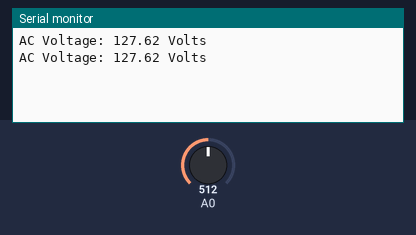
A sketch run on a simulated Arduino Uno, built with avr-gcc and run on an emulated ATmega328P. On the bench: the last lines printed to the serial monitor. The test bench sets the inputs (shaded band); at power-on: A0 = 512.

Above: at 1.8 s.
1.9 s: A0 set to 716
At 2.8 s:
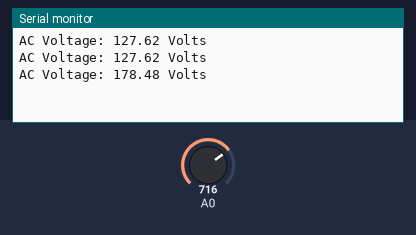
3.4 s: A0 set to 900
At 4.4 s:
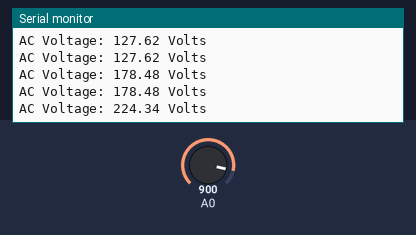
Timing chart, 0 to 6.4 s (numbered marks = the images above; inputs shaded):
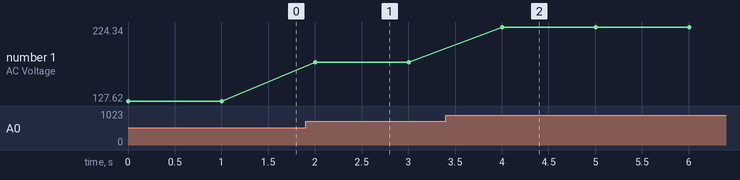

The sketch:

AC_Voltage_Measurement.ino
```cpp
/*
  AC Voltage Measurement 6-1-2016
*/

void setup() {

  // init the serial communications
  Serial.begin(9600);

}


void loop() {

  // read the sensor value
  int sensorValue = analogRead(A0);

  // convert the analog reading
  float voltage = sensorValue * (255.0 / 1023.0 );

  // print the voltage reading out the the serial monitor
  Serial.print("AC Voltage: ");

  Serial.print(voltage);

  Serial.println(" Volts");

  // trigger short delay between readings
  delay(1000);

}
```

Measured:
- after the input at 1.9 s, the serial monitor: prints a new line after 0.10 s (image 1)
- after the input at 3.4 s, the serial monitor: prints a new line after 0.60 s (image 2)
- plotted number 1: 127.62 → 178.48 after the input at 1.9 s, 178.48 → 224.34 after the input at 3.4 s
